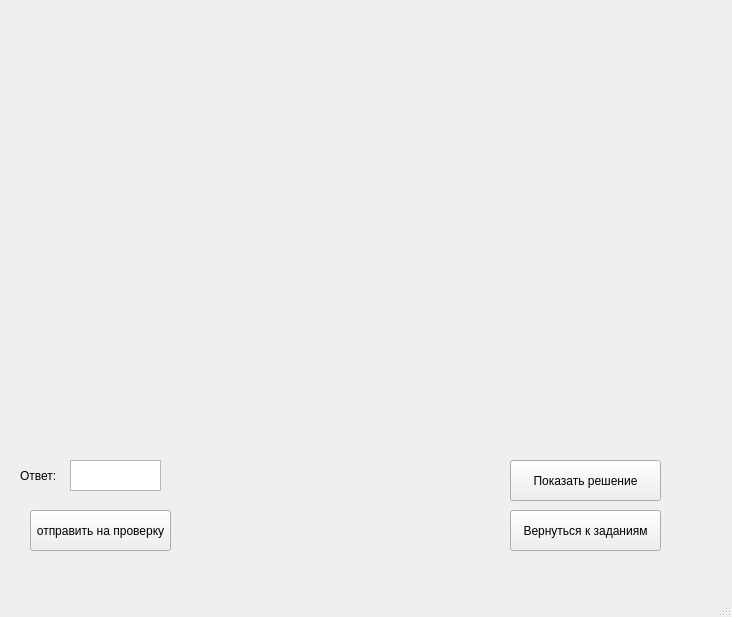
<?xml version="1.0" encoding="UTF-8"?>
<ui version="4.0">
 <class>open_task</class>
 <widget class="QMainWindow" name="open_task">
  <property name="geometry">
   <rect>
    <x>0</x>
    <y>0</y>
    <width>732</width>
    <height>617</height>
   </rect>
  </property>
  <property name="windowTitle">
   <string>MainWindow</string>
  </property>
  <widget class="QWidget" name="centralwidget">
   <widget class="QLabel" name="label">
    <property name="geometry">
     <rect>
      <x>20</x>
      <y>10</y>
      <width>701</width>
      <height>431</height>
     </rect>
    </property>
    <property name="text">
     <string/>
    </property>
   </widget>
   <widget class="QLabel" name="label_2">
    <property name="geometry">
     <rect>
      <x>20</x>
      <y>450</y>
      <width>51</width>
      <height>51</height>
     </rect>
    </property>
    <property name="text">
     <string>Ответ:</string>
    </property>
   </widget>
   <widget class="QTextEdit" name="textEdit">
    <property name="geometry">
     <rect>
      <x>70</x>
      <y>460</y>
      <width>91</width>
      <height>31</height>
     </rect>
    </property>
   </widget>
   <widget class="QPushButton" name="pushButton">
    <property name="geometry">
     <rect>
      <x>30</x>
      <y>510</y>
      <width>141</width>
      <height>41</height>
     </rect>
    </property>
    <property name="text">
     <string>отправить на проверку</string>
    </property>
   </widget>
   <widget class="QPushButton" name="pushButton_2">
    <property name="geometry">
     <rect>
      <x>510</x>
      <y>460</y>
      <width>151</width>
      <height>41</height>
     </rect>
    </property>
    <property name="text">
     <string>Показать решение</string>
    </property>
   </widget>
   <widget class="QPushButton" name="pushButton_3">
    <property name="geometry">
     <rect>
      <x>510</x>
      <y>510</y>
      <width>151</width>
      <height>41</height>
     </rect>
    </property>
    <property name="text">
     <string>Вернуться к заданиям</string>
    </property>
   </widget>
  </widget>
  <widget class="QMenuBar" name="menubar">
   <property name="geometry">
    <rect>
     <x>0</x>
     <y>0</y>
     <width>732</width>
     <height>21</height>
    </rect>
   </property>
  </widget>
  <widget class="QStatusBar" name="statusbar"/>
 </widget>
 <resources/>
 <connections/>
</ui>
